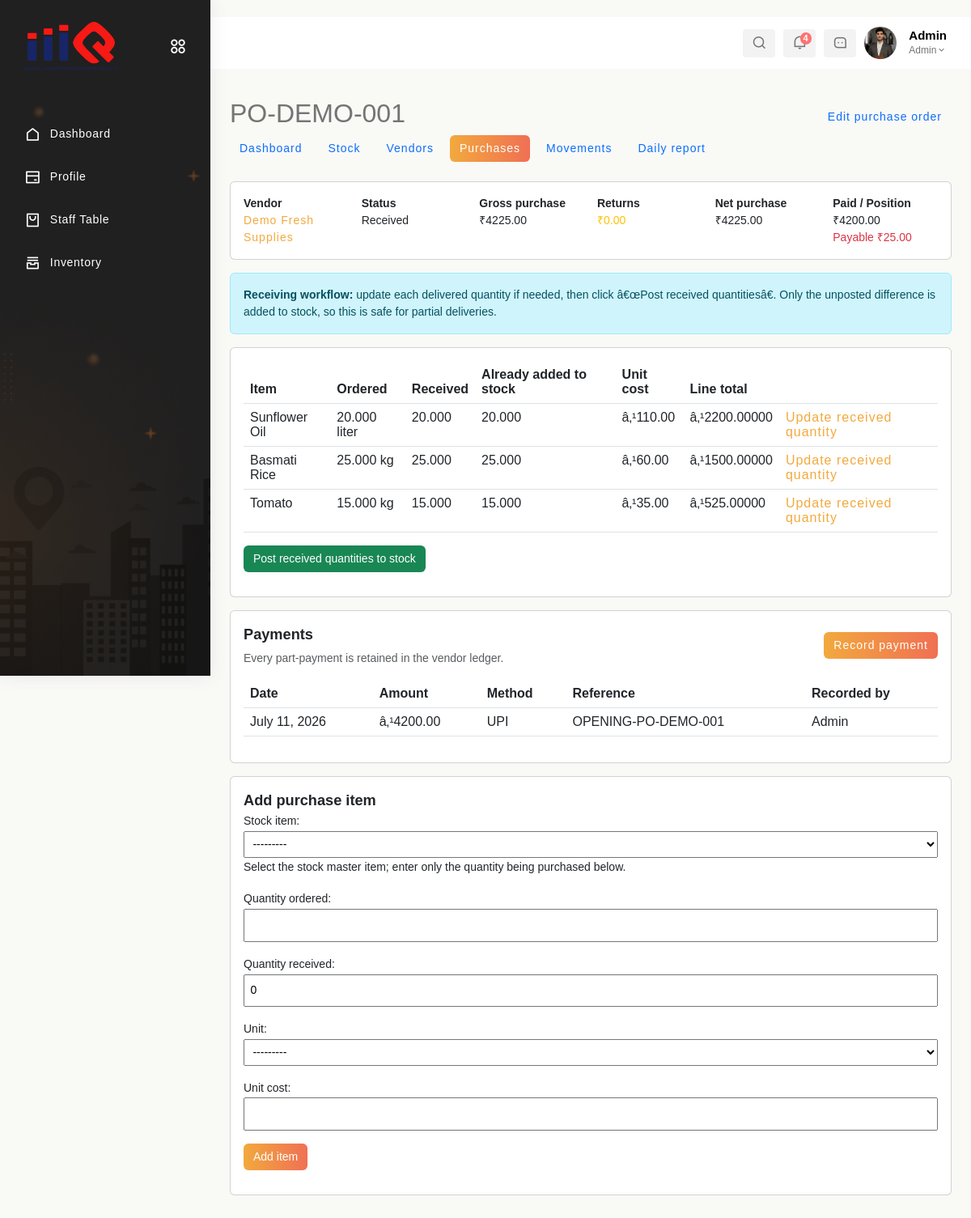
The app's page /inventory/purchases/1/ (signed in) with its own data.
### app1/models.py (models this page shows, shortened)
class Admin(models.Model):
    username = models.CharField(max_length=100)
    password = models.CharField(max_length=100)
    phone_number = models.BigIntegerField()
    email = models.EmailField()
    is_active = models.BooleanField(default=True)

### app2/models.py (models this page shows, shortened)
class PurchaseOrder(models.Model):
    STATUS_CHOICES = [('draft', 'Draft'), ('ordered', 'Ordered'), ('received', 'Received'), ('cancelled', 'Cancelled')]
    PAYMENT_METHOD_CHOICES = [('cash', 'Cash'), ('card', 'Card'), ('upi', 'UPI'), ('bank', 'Bank Transfer'), ('credit', 'Credit')]
    number = models.CharField(max_length=40, unique=True)
    vendor = models.ForeignKey(Vendor, on_delete=models.PROTECT, related_name='purchase_orders')
    purchase_date = models.DateField(default=datetime.now)
    status = models.CharField(max_length=20, choices=STATUS_CHOICES, default='draft')
    amount_paid = models.DecimalField(max_digits=12, decimal_places=2, default=0, validators=[MinValueValidator(Decimal('0'))])
    payment_method = models.CharField(max_length=20, choices=PAYMENT_METHOD_CHOICES, blank=True)
    payment_date = models.DateField(null=True, blank=True)
    notes = models.TextField(blank=True)
    created_by = models.CharField(max_length=100, blank=True)
    created_at = models.DateTimeField(auto_now_add=True)
    updated_at = models.DateTimeField(auto_now=True)
    class Meta:
        ordering = ['-purchase_date', '-id']
    @property
    def total_amount(self):
        return sum((item.line_total for item in self.items.all()), Decimal('0'))
    @property
    def balance_amount(self):
        return self.total_amount - self.return_total - self.total_paid
    @property
    def return_total(self):
        if not self.pk:
            return Decimal('0')
        return self.vendor_returns.aggregate(total=models.Sum('purchase_cost_amount'))['total'] or Decimal('0')
    @property
    def net_purchase_amount(self):
        return self.total_amount - self.return_total
    @property
    def total_paid(self):
        if not self.pk:
            return Decimal('0')
        return self.payments.aggregate(total=models.Sum('amount'))['total'] or Decimal('0')

class Vendor(models.Model):
    name = models.CharField(max_length=255, unique=True)
    contact_person = models.CharField(max_length=255, blank=True)
    phone_number = models.CharField(max_length=30, blank=True)
    email = models.EmailField(blank=True)
    address = models.TextField(blank=True)
    gst_number = models.CharField(max_length=50, blank=True)
    is_active = models.BooleanField(default=True)
    created_at = models.DateTimeField(auto_now_add=True)
    updated_at = models.DateTimeField(auto_now=True)
    class Meta:
        ordering = ['name']
    def __str__(self):
        return self.name

class PurchaseOrderItem(models.Model):
    purchase_order = models.ForeignKey(PurchaseOrder, on_delete=models.CASCADE, related_name='items')
    inventory_item = models.ForeignKey(Inventory, on_delete=models.PROTECT, related_name='purchase_items')
    quantity_ordered = models.DecimalField(max_digits=12, decimal_places=3, validators=[MinValueValidator(Decimal('0.001'))])
    quantity_received = models.DecimalField(max_digits=12, decimal_places=3, default=0, validators=[MinValueValidator(Decimal('0'))])
    quantity_posted = models.DecimalField(max_digits=12, decimal_places=3, default=0, editable=False)
    unit = models.CharField(max_length=50, choices=INVENTORY_UNIT_CHOICES)
    unit_cost = models.DecimalField(max_digits=12, decimal_places=2, validators=[MinValueValidator(Decimal('0'))])
    class Meta:
        unique_together = [('purchase_order', 'inventory_item')]
    @property
    def line_total(self):
        return self.quantity_ordered * self.unit_cost

class Inventory(models.Model):
    item_name = models.CharField(max_length=255, unique=True)
    quantity = models.DecimalField(max_digits=12, decimal_places=3, default=0, validators=[MinValueValidator(Decimal('0'))])
    min_quantity = models.DecimalField(max_digits=12, decimal_places=3, default=0, validators=[MinValueValidator(Decimal('0'))])
    unit = models.CharField(max_length=50, choices=INVENTORY_UNIT_CHOICES)
    last_updated = models.DateTimeField(auto_now=True)
    class Meta:
        ordering = ['item_name']

class PurchasePayment(models.Model):
    METHOD_CHOICES = PurchaseOrder.PAYMENT_METHOD_CHOICES
    purchase_order = models.ForeignKey(PurchaseOrder, on_delete=models.PROTECT, related_name='payments')
    payment_date = models.DateField(default=timezone.localdate, db_index=True)
    amount = models.DecimalField(max_digits=12, decimal_places=2, validators=[MinValueValidator(Decimal('0.01'))])
    payment_method = models.CharField(max_length=20, choices=METHOD_CHOICES)
    reference_number = models.CharField(max_length=100, blank=True)
    notes = models.TextField(blank=True)
    created_by = models.CharField(max_length=100, blank=True)
    created_at = models.DateTimeField(auto_now_add=True)
    class Meta:
        ordering = ['payment_date', 'id']

### app1/inventory_views.py (the view, shortened to what this page needs)
# urls.py: path('inventory/purchases/<int:pk>/', inventory_views.purchase_order_detail, name='purchase_order_detail'),
def purchase_order_detail(request, pk):
    auth, response = _guard(request)
    if response: return response
    user, kind = auth; po = get_object_or_404(PurchaseOrder.objects.prefetch_related('items__inventory_item'), pk=pk)
    form = PurchaseOrderItemForm(request.POST or None)
    return render(request, 'Inventory/po_detail.html', _context(user, kind, purchase_order=po, form=form, payments=po.payments.all()))

### app2/inventory_forms.py (shortened to what this page needs)
class PurchaseOrderItemForm(forms.ModelForm):
    inventory_item = InventoryItemChoiceField(queryset=Inventory.objects.none(), label='Stock item')
    class Meta:
        model = PurchaseOrderItem
        fields = ['inventory_item', 'quantity_ordered', 'quantity_received', 'unit', 'unit_cost']
    def __init__(self, *args, **kwargs):
        super().__init__(*args, **kwargs)
        self.fields['inventory_item'].queryset = Inventory.objects.all()
        self.fields['inventory_item'].help_text = 'Select the stock master item; enter only the quantity being purchased below.'

### app1/inventory_views.py (called while the page is built)
def _access(request, read_only=False):
    user, user_type = get_logged_in_user(request)
    if not user:
        return None, None
    allowed = user_type == 'admin' or (user_type == 'staff' and user.role.lower() == 'inventory')
    if read_only and user_type == 'staff' and user.role.lower() == 'receptionist':
        allowed = True
    return (user, user_type) if allowed else (None, 'forbidden')

def _guard(request, read_only=False):
    user, kind = _access(request, read_only)
    if not user:
        messages.error(request, 'You do not have permission to access inventory.')
        return None, redirect('signin' if kind is None else 'staff_dashboard')
    return (user, kind), None

def _context(user, kind, **kwargs):
    return {'data': user, 'user_type': kind, 'base_template': 'Rest-Admin/base.html' if kind == 'admin' else 'Staff/base.html', **kwargs}

### app1/views.py (called while the page is built)
def get_logged_in_user(request):
    user_id = request.session.get('user_id')
    user_type = request.session.get('user_type')
    if not user_id or not user_type:
        return None, None
    try:
        if user_type == 'admin':
            return Admin.objects.get(id=user_id), 'admin'
        if user_type == 'staff':
            return Staff.objects.get(id=user_id), 'staff'
    except (Admin.DoesNotExist, Staff.DoesNotExist):
        return None, None
    return None, None

### app2/inventory_forms.py (called while the page is built)
    def label_from_instance(self, obj):
        return obj.item_name

### templates/Inventory/po_detail.html
﻿{% extends base_template %}{% block content %}<div class="container-fluid py-4"><div class="d-flex justify-content-between"><h2>{{ purchase_order.number }}</h2><a class="btn btn-outline-primary" href="{% url 'purchase_order_edit' purchase_order.pk %}">Edit purchase order</a></div>{% include 'Inventory/_nav.html' %}
<div class="card p-3 mb-3"><div class="row g-3"><div class="col-md-2"><b>Vendor</b><br><a href="{% url 'vendor_ledger' purchase_order.vendor.pk %}">{{ purchase_order.vendor }}</a></div><div class="col-md-2"><b>Status</b><br>{{ purchase_order.get_status_display }}</div><div class="col-md-2"><b>Gross purchase</b><br>₹{{ purchase_order.total_amount|floatformat:2 }}</div><div class="col-md-2"><b>Returns</b><br><span class="text-warning">₹{{ purchase_order.return_total|floatformat:2 }}</span></div><div class="col-md-2"><b>Net purchase</b><br>₹{{ purchase_order.net_purchase_amount|floatformat:2 }}</div><div class="col-md-2"><b>Paid / Position</b><br>₹{{ purchase_order.total_paid|floatformat:2 }}<br>{% if purchase_order.balance_amount > 0 %}<span class="text-danger">Payable ₹{{ purchase_order.balance_amount|floatformat:2 }}</span>{% elif purchase_order.balance_amount < 0 %}<span class="text-success">Advance ₹{{ purchase_order.advance_amount|floatformat:2 }}</span>{% else %}<span class="text-success">Fully paid</span>{% endif %}</div></div></div>
<div class="alert alert-info"><strong>Receiving workflow:</strong> update each delivered quantity if needed, then click â€œPost received quantitiesâ€. Only the unposted difference is added to stock, so this is safe for partial deliveries.</div><div class="card p-3 mb-3 table-responsive"><table class="table"><thead><tr><th>Item</th><th>Ordered</th><th>Received</th><th>Already added to stock</th><th>Unit cost</th><th>Line total</th><th></th></tr></thead><tbody>{% for line in purchase_order.items.all %}<tr><td>{{ line.inventory_item.item_name }}</td><td>{{ line.quantity_ordered }} {{ line.unit }}</td><td>{{ line.quantity_received }}</td><td>{{ line.quantity_posted }}</td><td>â‚¹{{ line.unit_cost }}</td><td>â‚¹{{ line.line_total }}</td><td><a href="{% url 'purchase_order_item_edit' line.pk %}">Update received quantity</a></td></tr>{% empty %}<tr><td colspan="7">Add the first purchase item below.</td></tr>{% endfor %}</tbody></table><form method="post" action="{% url 'purchase_order_receive' purchase_order.pk %}">{% csrf_token %}<button class="btn btn-success" {% if purchase_order.status == 'cancelled' %}disabled{% endif %}>Post received quantities to stock</button></form></div>
<div class="card p-3 mb-3"><div class="d-flex justify-content-between align-items-center"><div><h5 class="mb-1">Payments</h5><span class="text-muted">Every part-payment is retained in the vendor ledger.</span></div><a class="btn btn-primary" href="{% url 'purchase_payment_add' purchase_order.pk %}">Record payment</a></div><div class="table-responsive mt-3"><table class="table"><thead><tr><th>Date</th><th>Amount</th><th>Method</th><th>Reference</th><th>Recorded by</th></tr></thead><tbody>{% for payment in payments %}<tr><td>{{ payment.payment_date }}</td><td>â‚¹{{ payment.amount|floatformat:2 }}</td><td>{{ payment.get_payment_method_display }}</td><td>{{ payment.reference_number|default:'â€”' }}</td><td>{{ payment.created_by }}</td></tr>{% empty %}<tr><td colspan="5">No payments recorded.</td></tr>{% endfor %}</tbody></table></div></div>
<div class="card p-3"><h5>Add purchase item</h5><form method="post">{% csrf_token %}{{ form.as_p }}<button class="btn btn-primary">Add item</button></form></div></div><style>input,select{width:100%;padding:.4rem}</style>{% endblock %}

### templates/Rest-Admin/base.html (shortened to what this page needs)
{% load static %}
<!DOCTYPE html>
<html lang="en">
<head>
    <link href='https://unpkg.com/boxicons@2.1.4/css/boxicons.min.css' rel='stylesheet'>
    <link rel="stylesheet" href="https://cdnjs.cloudflare.com/ajax/libs/font-awesome/6.0.0/css/all.min.css">
    <link href="https://cdn.jsdelivr.net/npm/bootstrap@5.3.0/dist/css/bootstrap.min.css" rel="stylesheet">
    <link rel="stylesheet" type="text/css" href="https://cdn.datatables.net/1.11.5/css/jquery.dataTables.min.css">
    <link href="https://cdn.jsdelivr.net/npm/remixicon/fonts/remixicon.css" rel="stylesheet">
    <link rel="stylesheet" href="https://unpkg.com/swiper/swiper-bundle.min.css">
    <link rel="stylesheet" href="https://cdn.jsdelivr.net/npm/bootstrap@5.3.0-alpha3/dist/css/bootstrap.min.css">
    <link rel="stylesheet" href="https://cdnjs.cloudflare.com/ajax/libs/font-awesome/6.0.0-beta3/css/all.min.css">
    <link href="https://cdn.jsdelivr.net/npm/remixicon/fonts/remixicon.css" rel="stylesheet">
    <link href="https://cdn.jsdelivr.net/npm/bootstrap@5.3.0/dist/css/bootstrap.min.css" rel="stylesheet">
    <link rel="stylesheet" href="{% static 'app1/css/homepage3.css' %}">
</head>
<body>
    <section id="sidebar" class="toggle_hide">
        <div class="logo-wrapper logo-wrapper-center">
            <a href="#" data-bs-original-title="" title="">
                <img class="img-fluid for-white" src="{% static 'images/c-logo.png' %}" alt="logo">
            </a>
            <div class="toggle-sidebar">
                <i class="ri-apps-2-line status_toggle middle sidebar-toggle"></i>
            </div>
        </div>
        <div class="sidebar-main">
            <div id="sidebar-menu">
                <ul class="sidebar-links" id="simple-bar">
                    <li class="sidebar-list">
                        <a class="sidebar-link sidebar-title link-nav" href="{% url 'Admin_Dashboard' %}">
                            <i class="ri-home-line"></i>
                            <span>Dashboard</span>
                        </a>
                    </li>
                    <li class="sidebar-list">
                        <a class="sidebar-link sidebar-title link-nav" href="{% url 'update_restaurant' %}">
                            <i class="ri-bank-card-line"></i>
                            <span>Profile</span>
                        </a>
                    </li>
                    <li class="sidebar-list">
                        <a class="sidebar-link sidebar-title link-nav" href="{% url 'add_staff' %}">
                            <i class="ri-shopping-bag-2-line"></i>
                            <span>Staff Table</span>
                        </a>
                    </li>
                    <li class="sidebar-list">
                        <a class="sidebar-link sidebar-title link-nav" href="{% url 'inventory_dashboard' %}">
                            <i class="ri-archive-stack-line"></i><span>Inventory</span>
                        </a>
                    </li>
                </ul>
            </div>
        </div>
    </section>
    <section id="content">
        <nav>
            <div class="nav-right col-xl-6 col-5 pull-right right-header p-0">
                <ul class="nav-menus">
                    <li class="search-icon">
                        <span class="header-search">
                            <i class="ri-search-line"></i>
                        </span>
                    </li>
                    <li class="onhover-dropdown">
                        <div class="notification-box">
                            <i class="ri-notification-line"></i>
                            <span class="badge rounded-pill badge-theme">4</span>
                        </div>
                    </li>
                    <li class="onhover-dropdown">
                        <div class="messages-box">
                            <i class="ri-message-3-line"></i>
                        </div>
                    </li>
                    <li class="profile-nav onhover-dropdown pe-0 me-0">
                        <div class="media profile-media">
                            <img class="user-profile rounded-circle" src="{% static 'images/1.jpg' %}" alt="">
                            <div class="media-body">
                                <span>{{data.username}}</span>
                                <p class="mb-0 font-roboto">Admin<i class="middle ri-arrow-down-s-line"></i></p>
                            </div>
                        </div>
                    </li>
                </ul>
            </div>
        </nav>
        <main>
            {% block content %}
            {% endblock %}
        </main>
    </section>
</body>
</html>

### templates/Rest-Admin/base.html (style rules this page uses)
.media-body span { font-weight: 600; font-size: 15px; color: black; }

### templates/Inventory/po_detail.html (style rules this page uses)
input,select { width:100%;padding:.4rem }

### records on screen
Admin: username "Admin"
PurchaseOrder: number "PO-DEMO-001", vendor "Demo Fresh Supplies", status "Received", total_amount "4225.00", return_total "0.00", net_purchase_amount "4225.00", total_paid "4200.00", balance_amount "25.00"
PurchaseOrderItem: inventory_item.item_name "Sunflower Oil", quantity_ordered "20.000", unit "liter", quantity_received "20.000", quantity_posted "20.000", unit_cost "110.00", line_total "2200.00000"
PurchaseOrderItem: inventory_item.item_name "Basmati Rice", quantity_ordered "25.000", unit "kg", quantity_received "25.000", quantity_posted "25.000", unit_cost "60.00", line_total "1500.00000"
PurchaseOrderItem: inventory_item.item_name "Tomato", quantity_ordered "15.000", unit "kg", quantity_received "15.000", quantity_posted "15.000", unit_cost "35.00", line_total "525.00000"
PurchasePayment: payment_date "July 11, 2026", amount "4200.00", payment_method "UPI", reference_number "OPENING-PO-DEMO-001", created_by "Admin"
